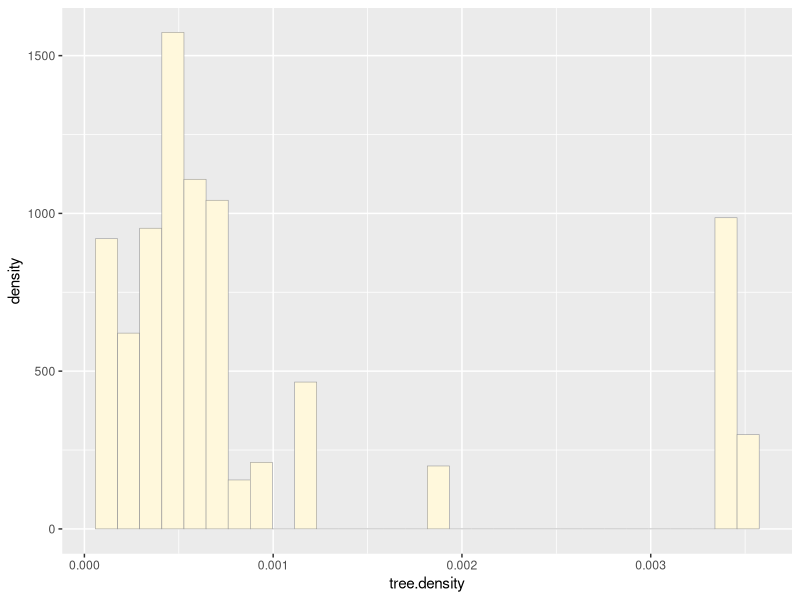
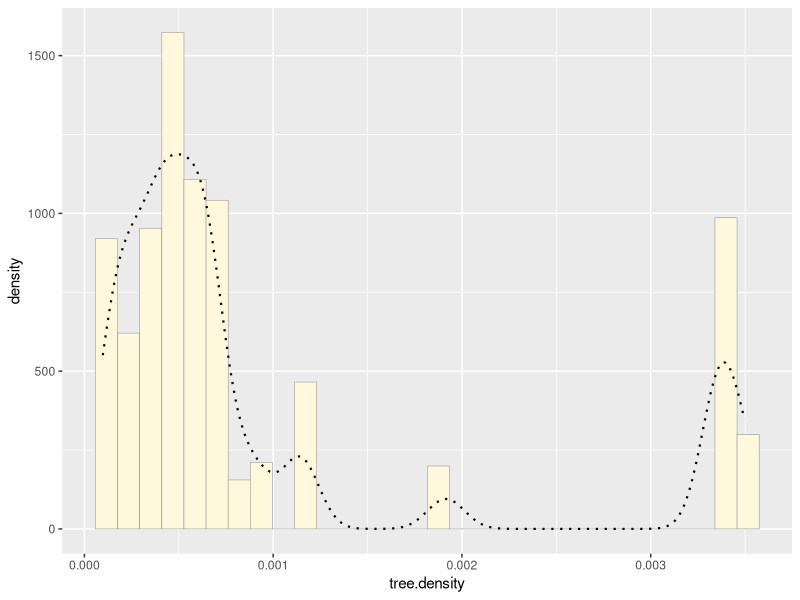
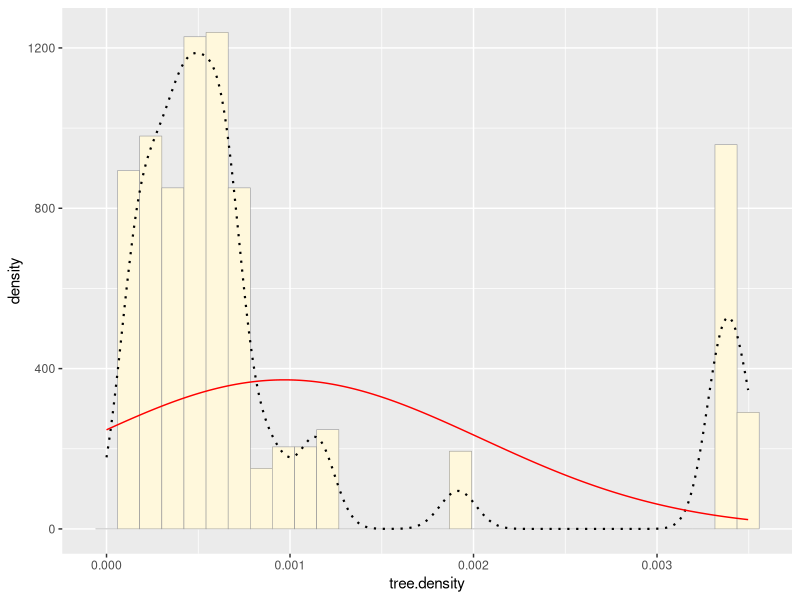
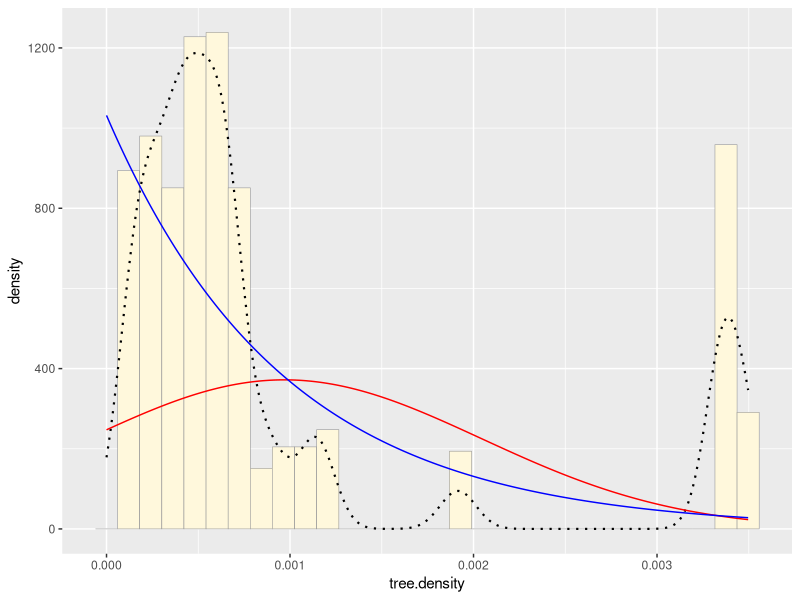
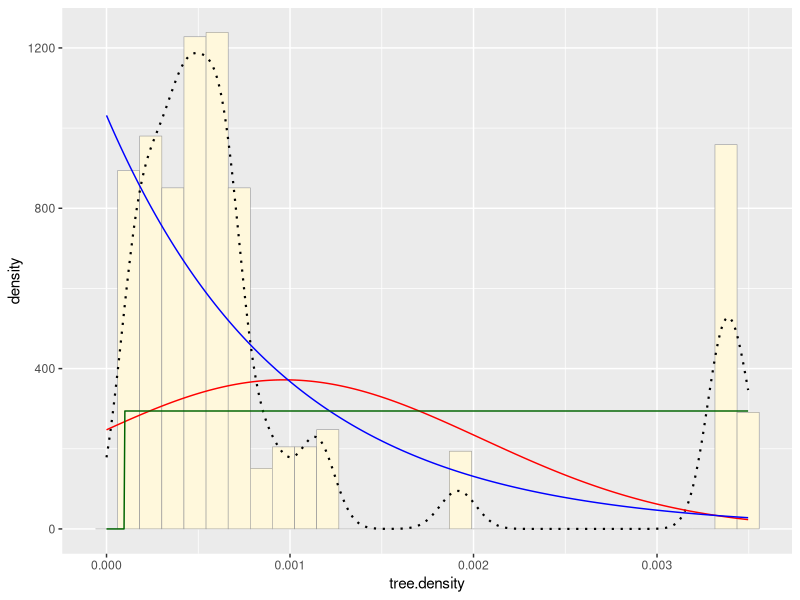
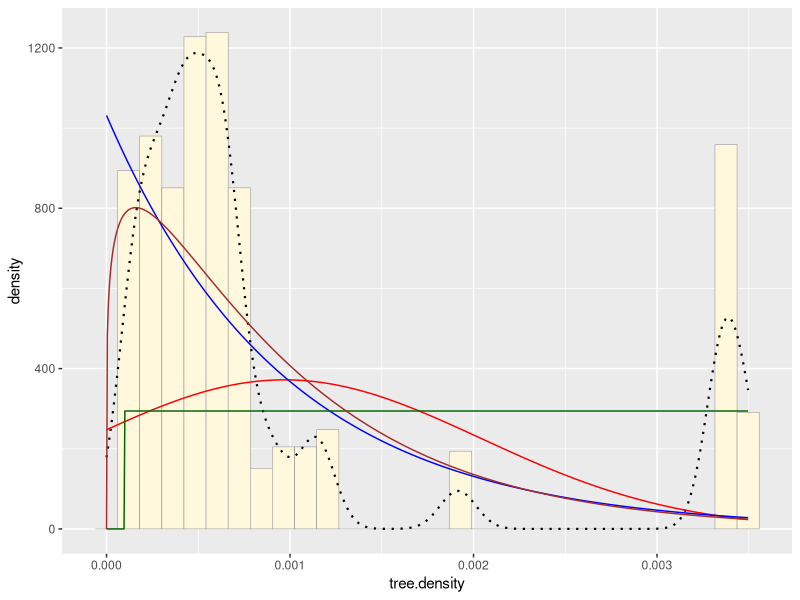
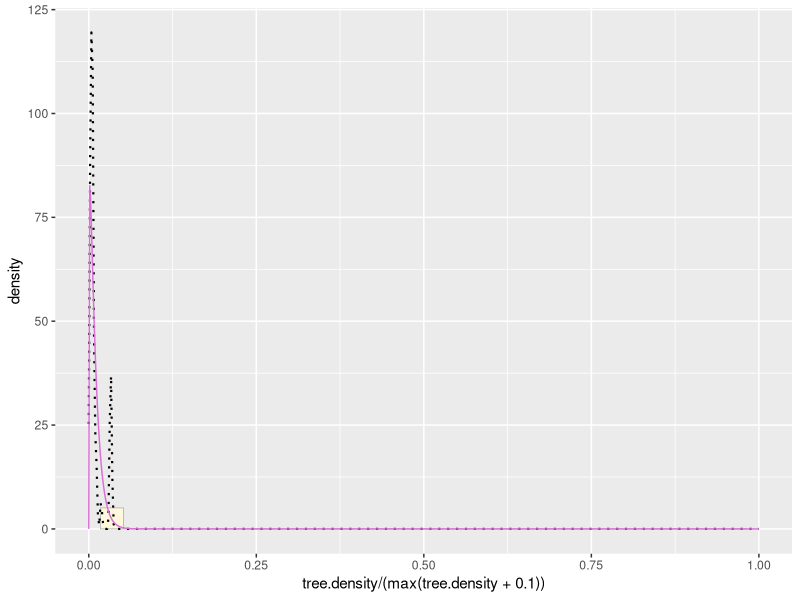
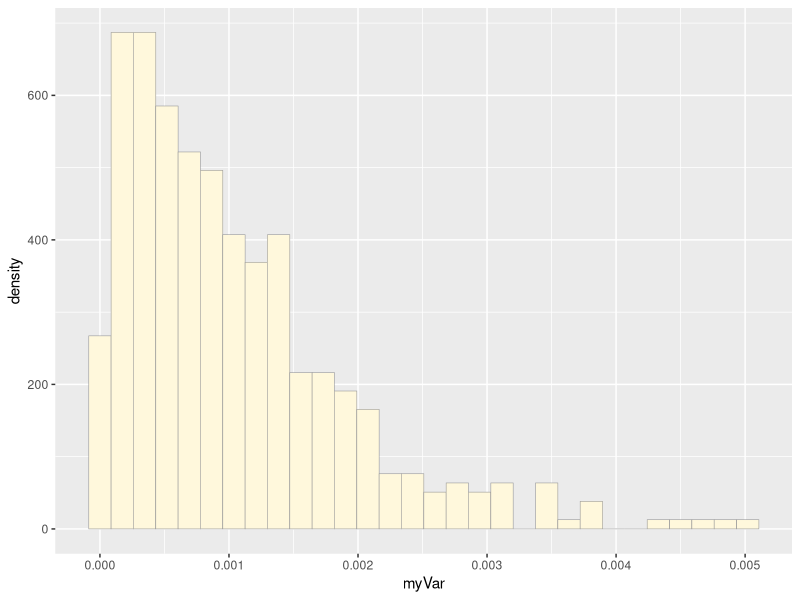

Here is the R script that generated these plots, in order:
## ---- chunk 1
knitr::opts_chunk$set(echo = TRUE)
## ---- chunk 2
library(ggplot2) # for graphics
library(MASS)
z <- read.table("fdata.csv",header=TRUE,sep=",")
str(z)
summary(z)

# getting rid of zeros
z <- z[z$tree.density >0,]
str(z)
summary(z$tree.density)


p2 <- ggplot(data=z, aes(x=tree.density, y= ..density..)) +
  geom_histogram(color="grey60",fill="cornsilk",size=0.2)
print(p2)

# add in a kernel density plot of the data
p2 <-  p2 +  geom_density(linetype="dotted",size=0.75)
print(p2)
## ---- chunk 3
# fit a normal distribution to your data
normPars <- fitdistr(z$tree.density,"normal")
print(normPars)
str(normPars)
normPars$estimate["mean"] # note structure of getting a named attribute
## ---- chunk 4
# plot normal probability density
meanML <- normPars$estimate["mean"]
sdML <- normPars$estimate["sd"]

xval <- seq(0,max(z$tree.density),len=length(z$tree.density))

stat <- stat_function(aes(x = xval, y = ..y..), fun = dnorm, colour="red", n = length(z$tree.density), args = list(mean = meanML, sd = sdML))
p2 + stat
## ---- chunk 5
# exponential probability density
expoPars <- fitdistr(z$tree.density,"exponential")
rateML <- expoPars$estimate["rate"]

stat2 <- stat_function(aes(x = xval, y = ..y..), fun = dexp, colour="blue", n = length(z$tree.density), args = list(rate=rateML))
p2 + stat + stat2
## ---- chunk 6
# uniform probability density
stat3 <- stat_function(aes(x = xval, y = ..y..), fun = dunif, colour="darkgreen", n = length(z$tree.density), args = list(min=min(z$tree.density), max=max(z$tree.density)))
p2 + stat + stat2 + stat3
## ---- chunk 7
# gamma probability density
gammaPars <- fitdistr(z$tree.density,"gamma")
shapeML <- gammaPars$estimate["shape"]
rateML <- gammaPars$estimate["rate"]

stat4 <- stat_function(aes(x = xval, y = ..y..), fun = dgamma, colour="brown", n = length(z$tree.density), args = list(shape=shapeML, rate=rateML))
p2 + stat + stat2 + stat3 + stat4
## ---- chunk 8
# beta probability density
pSpecial <- ggplot(data=z, aes(x=tree.density/(max(tree.density + 0.1)), y=..density..)) +
  geom_histogram(color="grey60",fill="cornsilk",size=0.2) +
  xlim(c(0,1)) +
  geom_density(size=0.75,linetype="dotted")

betaPars <- fitdistr(x=z$tree.density/max(z$tree.density + 0.1),start=list(shape1=1,shape2=2),"beta")
shape1ML <- betaPars$estimate["shape1"]
shape2ML <- betaPars$estimate["shape2"]

statSpecial <- stat_function(aes(x = xval, y = ..y..), fun = dbeta, colour="orchid", n = length(z$tree.density), args = list(shape1=shape1ML,shape2=shape2ML))
pSpecial + statSpecial
## ---- chunk 9
### simulated data using maximum likely parameters using rgamma as the best fit #############

myGamma <- rgamma(n=454,shape=1.24,rate= 1107.3)
myGamma <- data.frame(1:454, myGamma)
names(myGamma) <- list("ID","myVar")

# histogram plot of data
p1 <- ggplot(data=myGamma, aes(x=myVar, y=..density..)) +
  geom_histogram(color="grey60",fill="cornsilk",size=0.2)
print(p1)
# adding probability density curve
statp1 <- stat_function(aes(x = myVar, y = ..y..), fun = dgamma, colour="brown", n = length(myGamma$myVar), args = list(shape=1.24, rate=1107.3))
 p1+statp1
## ---- chunk 10
par(mfrow=c(1,2))
p2 + stat4 # original data
p1+statp1 # simulated data
